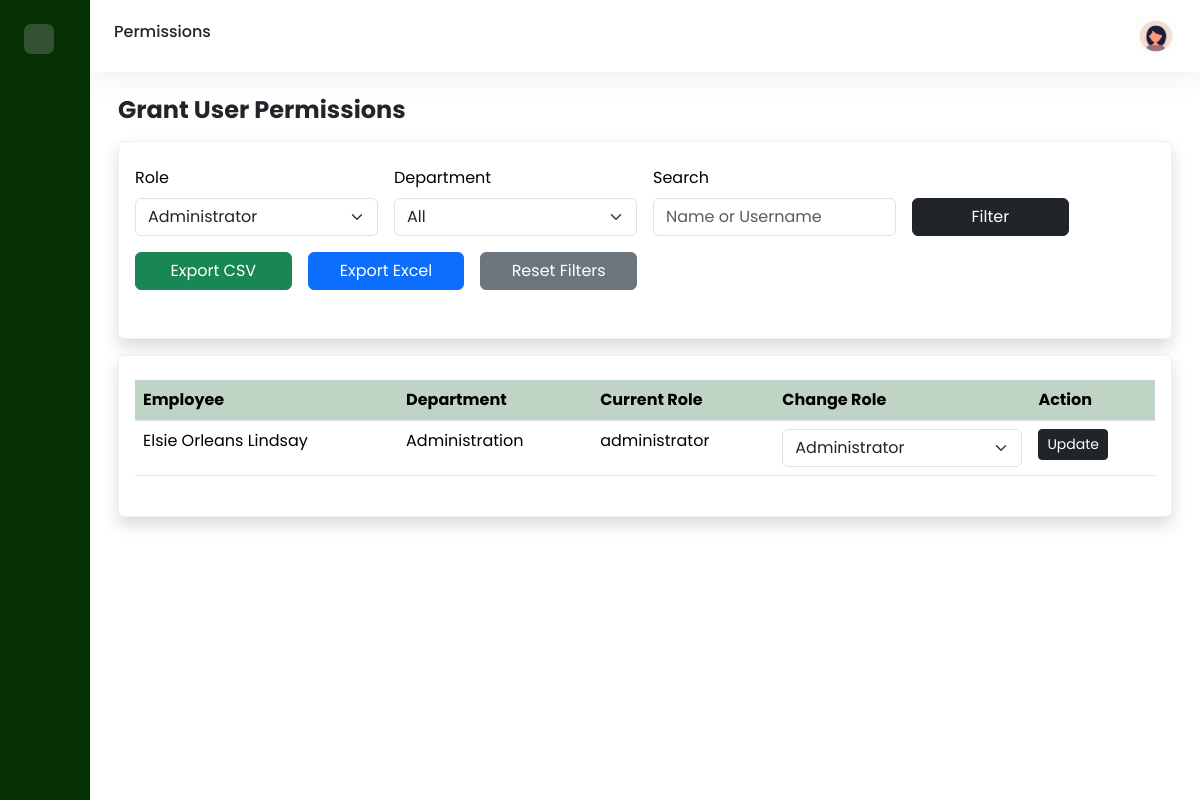
The app's page /admin/grantp.php?role=administrator (signed in) with its own data.
### tables this page shows
CREATE TABLE `employee` (
  `employee_id` int(11) NOT NULL,
  `first_name` varchar(100) NOT NULL,
  `last_name` varchar(100) NOT NULL,
  `email` varchar(255) NOT NULL,
  `hire_date` date NOT NULL,
  `department_id` int(11) NOT NULL,
  `gender` enum('Male','Female') NOT NULL,
  `manager_id` int(11) DEFAULT NULL,
  `username` varchar(100) NOT NULL,
  `password` varchar(100) NOT NULL,
  `role` enum('administrator','employee','manager','') NOT NULL DEFAULT 'employee',
  `mobile` int(30) NOT NULL
);

CREATE TABLE `department` (
  `department_id` int(11) NOT NULL,
  `department_name` varchar(100) NOT NULL,
  `manager_id` int(11) DEFAULT NULL
);

### admin/grantp.php (the view, shortened to what this page needs)
<?php
$host = "localhost";
$db   = "leave_management";
$user = "root";
$pass = "";
$conn = new mysqli($host, $user, $pass, $db);
$role = $_SESSION["role"];
$query = "
    SELECT e.employee_id, e.first_name, e.last_name, e.username, e.role, e.email, e.mobile, d.department_name, e.department_id
    FROM employee e
    LEFT JOIN department d ON e.department_id = d.department_id
    WHERE 1=1
";
if (!empty($_GET['role'])) {
    $f_role = $conn->real_escape_string($_GET['role']);
    $query .= " AND e.role = '$f_role'";
}
$query .= " ORDER BY e.first_name ASC";
$employees = $conn->query($query);
?>
<!DOCTYPE html>
<html>
    <head>
        <link href='https://cdn.boxicons.com/fonts/basic/boxicons.min.css' rel='stylesheet'>
        <link href="https://cdn.jsdelivr.net/npm/bootstrap@5.3.7/dist/css/bootstrap.min.css" rel="stylesheet"
>
        <link rel="stylesheet" href="../assets/css/dashboard.css">
    </head>
    <body>
        <div class="wrapper">
            <aside id="sidebar">
                <div class="d-flex justify-content-between p-4">
                    <button class="toggle-btn border-0" type="button">
                    </button>
                </div>
                <ul class="sidebar-nav">
                    <li class="sidebar-item">
                        <a href="../admin.php" class="sidebar-link">
                        </a>
                    </li>
                    <li class="sidebar-item">
                        <a href="#" class="sidebar-link collapsed has-dropdown"data-bs-toggle="collapse"
                        data-bs-target="#dept" aria-expanded="false" aria-controls="dept">
                        </a>
                    </li>
                    <li class="sidebar-item">
                        <a href="#" class="sidebar-link collapsed has-dropdown"data-bs-toggle="collapse"
                        data-bs-target="#leaves" aria-expanded="false" aria-controls="leaves">
                        </a>
                    </li>
                    <li class="sidebar-item">
                        <a href="#" class="sidebar-link collapsed has-dropdown"data-bs-toggle="collapse"
                        data-bs-target="#emp" aria-expanded="false" aria-controls="emp">
                        </a>
                    </li>
                    <li class="sidebar-item">
                        <a href="#" class="sidebar-link collapsed has-dropdown"data-bs-toggle="collapse"
                        data-bs-target="#manage" aria-expanded="false" aria-controls="manage">
                        </a>
                    </li>
                    <li class="sidebar-item">
                        <a href="report.php" class="sidebar-link">
                        </a>
                    </li>
                    <li class="sidebar-item">
                        <a href="settings.php" class="sidebar-link">
                        </a>
                    </li>
                </ul>
                <div class="sidebar-footer">
                    <a href="../logout.php" class="sidebar-link">
                    </a>
                </div>
            </aside>
            <div class="main">
                <nav class="navbar navbar-expand px-4 py-3">
                    <h6>Permissions</h6>
                    <div class="navbar-collapse collapse">
                        <ul class="navbar-nav ms-auto">
                            <li class="nav-item dropdown">
                                <a href="#" data-bs-toggle="dropdown" class="nav-icon pe-md-0">
                                   <img src="../assets/img/avatar.jpeg" alt="" class="avatar img-fluid">
                                </a>
                            </li>
                        </ul>
                    </div>
                </nav>
                <main class="content px-3 py-4">
                    <div class="container-fluid">
                        <div class="mb-3">
                            <h2 class="fw-bold fs-4 mb-3">
                                Grant User Permissions
                            </h2>
                            <div class="row">
                                <div class="col-12">
                                    <div class="card shadow">
                                        <div class="card-body py-4">
                                            <form method="GET" class="row g-3 mb-4">
                                                <div class="col-md-3">
                                                    <label class="form-label">Role</label>
                                                    <select name="role" class="form-select">
                                                        <?php if ($role === "administrator"): ?>
                                                        <option value="administrator" <?= (isset($_GET['role']) && $_GET['role']=='administrator')?'selected':'' ?>>Administrator</option>
                                                        <?php endif; ?>
                                                    </select>
                                                </div>
                                                <?php if ($role === "administrator"): ?>
                                                <div class="col-md-3">
                                                    <label class="form-label">Department</label>
                                                    <select name="department_id" class="form-select">
                                                        <option value="">All</option>
                                                    </select>
                                                </div>
                                                <?php endif; ?>
                                                <div class="col-md-3">
                                                    <label class="form-label">Search</label>
                                                    <input type="text" name="search" class="form-control" value="<?= $_GET['search'] ?? '' ?>" placeholder="Name or Username">
                                                </div>
                                                <div class="col-md-2 d-flex align-items-end">
                                                    <button type="submit" class="btn btn-dark w-100">Filter</button>
                                                </div>
                                                <div class="col-md-2 d-flex align-items-end">
                                                    <button type="submit" name="export" value="csv" class="btn btn-success w-100">Export CSV</button>
                                                </div>
                                                <div class="col-md-2 d-flex align-items-end">
                                                    <button type="submit" name="export" value="excel" class="btn btn-primary w-100">Export Excel</button>
                                                </div>
                                                <div class="col-md-2 d-flex align-items-end">
                                                    <a href="manemp.php" class="btn btn-secondary w-100">Reset Filters</a>
                                                </div>
                                            </form>
                                        </div>
                                    </div>
                                </div>
                            </div>
                            <div class="row">
                                <div class="col-12">
                                    <div class="card shadow">
                                        <div class="card-body py-4">
                                            <table class="table table-hover">
                                                <thead>
                                                    <tr class="highlight">
                                                    <th scope="col">Employee</th>
                                                    <th scope="col">Department</th>
                                                    <th scope="col">Current Role</th>
                                                    <th scope="col">Change Role</th>
                                                    <th scope="col">Action</th>
                                                    </tr>
                                                </thead>
                                                <tbody>
                                                    <?php while ($row = $employees->fetch_assoc()): ?>
                                                        <tr>
                                                            <form method="POST">
                                                                <td><?php echo htmlspecialchars($row['first_name'] . " " . $row['last_name']); ?></td>
                                                                <td><?php echo htmlspecialchars($row['department_name'] ?? 'Unassigned'); ?></td>
                                                                <td><?php echo htmlspecialchars($row['role']); ?></td>
                                                                <td>
                                                                    <select name="role" class="form-select" required>
                                                                        <?php if ($role === "administrator"): ?>
                                                                            <option value="administrator" <?php if ($row['role'] === 'administrator') echo 'selected'; ?>>Administrator</option>
                                                                        <?php endif; ?>
                                                                    </select>
                                                                </td>
                                                                <td>
                                                                    <button type="submit" name="update_role" class="btn btn-dark btn-sm">Update</button>
                                                                </td>
                                                            </form>
                                                        </tr>
                                                    <?php endwhile; ?>
                                                </tbody>
                                            </table>
                                        </div>
                                    </div>
                                </div>
                            </div>
                        </div>
                    </div>
                </main>
            </div>
        </div>
    </body>
</html>

### assets/css/dashboard.css (style rules this page uses)
body { font-family: 'Poppins', sans-serif; }
a { text-decoration: none; }
li { list-style: none; }
.wrapper { display: flex; }
.main { display: flex; flex-direction: column; min-height: 100vh; width: 100%; overflow: hidden; transition: all 0.25s ease-in-out; background-color: #FFF; }
#sidebar { width: 90px; min-width: 90px; transition: all 0.25s ease-in-out; background-color: #043004ff; display: flex; flex-direction: column; }
.toggle-btn { width: 30px; height: 30px; color: #FFF; border-radius: 0.425rem; font-size: 18px; display: flex; justify-content: center; align-items: center; background-color: #345034; }
.sidebar-nav { padding: 0.8rem; flex: 11 auto; z-index: 10; }
a.sidebar-link { padding: .625rem 1.125rem; color: #9db1a1; display: block; white-space: nowrap; font-weight: 700; border-left: 3px solid transparent; }
.sidebar-item { position: relative; }
.navbar { background-color: #FFF; box-shadow: 0 0 2rem 0 rgba(33, 37, 41, 0.1); }
.navbar-expand .navbar-collapse { min-width: 200px; }
.avatar { height: 40px; width: 40px; }
.card { background-color: #FFF; transition: 0.4s; cursor: pointer; color: #000; margin-bottom: 1rem; border-color: rgba(231, 234, 243, 0.7); }
.table>thead tr { color: #FFF; text-align: left; }
tr.highlight th { background-color: #c0d4c5; color: #000; }
.content { flex: 11 auto; }

### records on screen
employee: first_name+last_name "Elsie Orleans Lindsay", department.department_name "Administration", role "administrator", role "Administrator"
